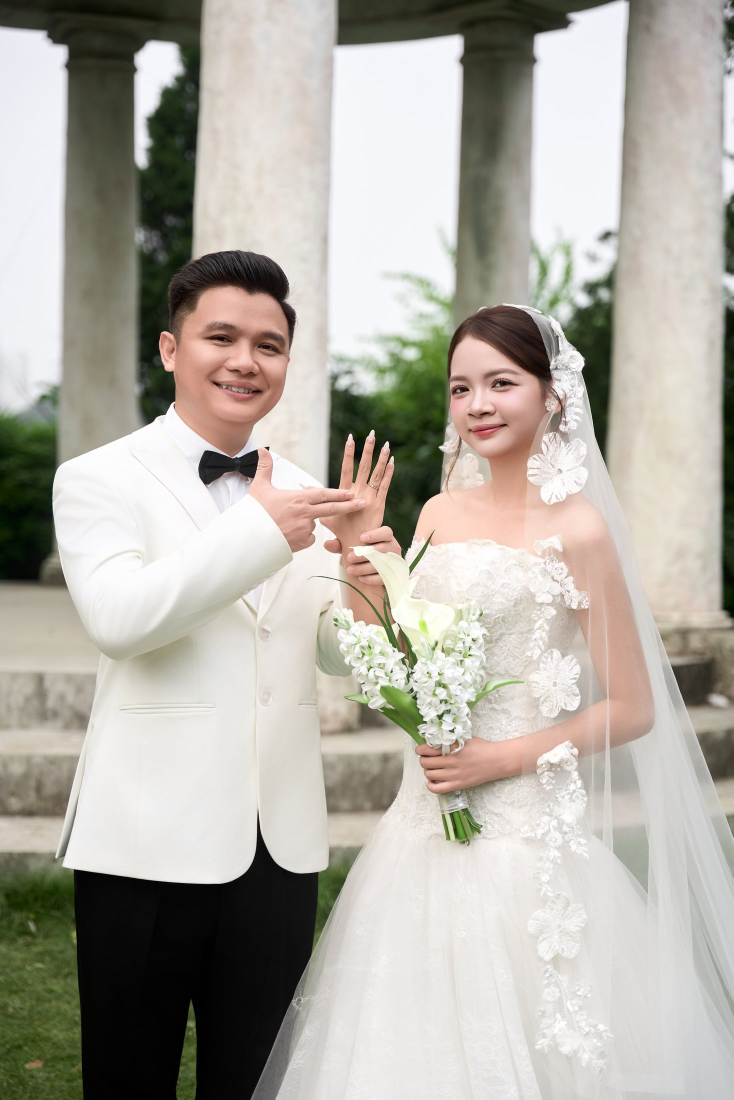
#> input picture slide-anh/photos/l/Phim trường (1).jpg, 1467 x 2200 px (shown at 1/2 size); its folder holds only this picture in this run
$ python prep.py 'photos/l/Phim trường (1).jpg'
#> lines starting #> are read from the running program, lines starting #| are printed output that depends on the picture
"""Lập danh sách ảnh và nhạc cho web slide ảnh cưới (web tĩnh, host được trên GitHub Pages).

Thư mục photos/ là nguồn chính:
  photos/l/<tên>.jpg  ảnh chính, cạnh dài 2200 px
  photos/s/<tên>.jpg  ảnh nhỏ, cạnh dài 900 px (ô lưới, polaroid, màn chọn ảnh)
Tên file quyết định nhóm ảnh: "Ăn hỏi (12).jpg" thuộc nhóm "Ăn hỏi".

  python prep.py                 đồng bộ tên giữa l/ và s/, viết lại photos.js và music.js
  python prep.py --them <thư mục>  thêm ảnh gốc mới (tự thu nhỏ vào l/ và s/), rồi làm như trên

Đổi tên nhóm: chỉ cần đổi tên file trong photos/s rồi chạy lại script. Script so nội dung ảnh
để đổi tên file tương ứng trong photos/l. Nhạc: bỏ file vào music/ rồi chạy lại script.
"""
import json
import os
import re
import sys

from PIL import Image, ImageOps

HERE = os.path.dirname(os.path.abspath(__file__))
DL, DS = os.path.join(HERE, "photos", "l"), os.path.join(HERE, "photos", "s")
L, S = 2200, 900
IMG = (".jpg", ".jpeg", ".png")
AUDIO = (".mp3", ".m4a", ".aac", ".wav", ".ogg", ".flac", ".opus")
out = sys.stdout.buffer


def project_dir(name):
    """Tìm thư mục con `name` của dự án gốc bằng cách đi ngược lên từ thư mục này."""
    d = HERE
    for _ in range(5):
        d = os.path.dirname(d)
        if os.path.isdir(os.path.join(d, name)):
            return os.path.join(d, name)
    return os.path.join(os.path.dirname(HERE), name)


def say(*a):
    out.write((" ".join(str(x) for x in a) + "\n").encode("utf-8", "replace"))
    out.flush()


def natural(name):
    return [int(t) if t.isdigit() else t.lower() for t in re.split(r"(\d+)", name)]


def group_of(name):
    stem = os.path.splitext(name)[0]
    g = re.sub(r"[\s_-]*\(?\d+\)?$", "", stem).strip(" _-")
    return g or "Ảnh"


def shrink(im, size, path, q):
#> called with size = 900, path = 'slide-anh/photos/s/Phim trường (1).jpg', q = 80
    w, h = im.size
#> w = 1467; h = 2200
    k = size / max(w, h)
#> k = 0.409
    t = im.resize((round(w * k), round(h * k)), Image.LANCZOS) if k < 1 else im
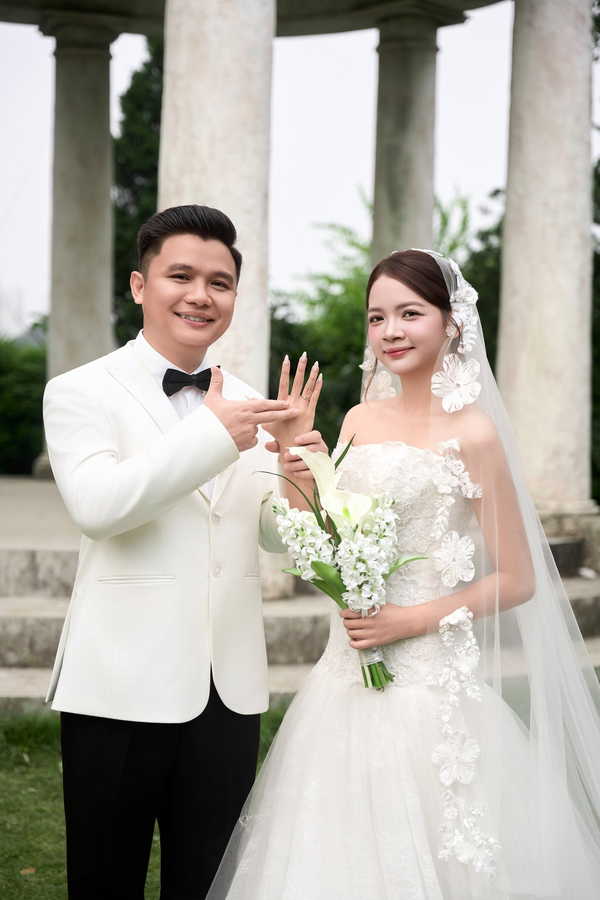
#> t: PIL image 600x900 RGB; mean R, G, B 177.1, 173, 164.2
    t.save(path, quality=q, optimize=True, progressive=True)


# [4 lines left out: function signature, not called in this run]


os.makedirs(DL, exist_ok=True)
os.makedirs(DS, exist_ok=True)

# 1. Thêm ảnh gốc mới
if "--them" in sys.argv:
    src = sys.argv[sys.argv.index("--them") + 1]
    for f in sorted(os.listdir(src), key=natural):
        if not f.lower().endswith(IMG):
            continue
        name = os.path.splitext(f)[0] + ".jpg"
        if os.path.exists(os.path.join(DL, name)):
            continue
        im = Image.open(os.path.join(src, f))
        im.draft("RGB", (L * 2, L * 2))
        im = ImageOps.exif_transpose(im).convert("RGB")
        shrink(im, L, os.path.join(DL, name), 85)
        shrink(im, S, os.path.join(DS, name), 80)
        say("thêm", name)

# 2. Đồng bộ tên: photos/s là nơi đổi tên, photos/l đổi theo (so khớp bằng nội dung ảnh)
ls = lambda d: {f for f in os.listdir(d) if f.lower().endswith(IMG)}
nl, ns = ls(DL), ls(DS)
renamed = {}                                   # tên cũ -> tên mới
only_l, only_s = sorted(nl - ns), sorted(ns - nl)
if only_l and only_s:
    say(f"so khớp {len(only_s)} ảnh đã đổi tên...")
    sig_l = {f: signature(os.path.join(DL, f)) for f in only_l}
    sig_s = {f: signature(os.path.join(DS, f)) for f in only_s}
    pairs = sorted((sum(abs(a - b) for a, b in zip(sig_s[s], sig_l[l])) / 576, s, l) for s in only_s for l in only_l)
    used_s, used_l = set(), set()
    for d, s, l in pairs:
        if s in used_s or l in used_l:
            continue
        if d > 12:                             # khác nhau quá nhiều: không phải cùng một ảnh
            break
        used_s.add(s)
        used_l.add(l)
        renamed[l] = s
    for old, new in renamed.items():           # đổi qua tên tạm để không đè lên nhau
        os.rename(os.path.join(DL, old), os.path.join(DL, old + ".tmp~"))
    for old, new in renamed.items():
        os.rename(os.path.join(DL, old + ".tmp~"), os.path.join(DL, new))
    say(f"đã đổi tên {len(renamed)} ảnh trong photos/l theo photos/s")
    nl = ls(DL)
for f in sorted(nl - ns):                      # có ảnh lớn mà thiếu ảnh nhỏ: tạo lại
    shrink(Image.open(os.path.join(DL, f)).convert("RGB"), S, os.path.join(DS, f), 80)
    say("tạo ảnh nhỏ", f)
for f in sorted(ns - nl):
    say("CẢNH BÁO: có trong photos/s nhưng không có trong photos/l, bỏ qua:", f)

# 3. Giữ lại điểm lấy nét (khuôn mặt) đã có
old = {}
try:
    txt = open(os.path.join(HERE, "photos.js"), encoding="utf-8").read()
    for p in json.loads(txt[txt.index("["):txt.rindex("]") + 1]):
        old[renamed.get(p["f"], p["f"])] = p
except (OSError, ValueError):
    pass

# 4. Danh sách ảnh
items = []
for f in sorted(ls(DL) & ls(DS), key=lambda n: (natural(group_of(n)), natural(n))):
    with Image.open(os.path.join(DL, f)) as im:
#> im is the input picture: PIL image 1467x2200 RGB; mean R, G, B 177.1, 173, 164.2
        w, h = im.size
    with Image.open(os.path.join(DS, f)) as im:
#> im: PIL image 600x900 RGB
        r, g, b = im.convert("RGB").resize((1, 1), Image.BILINEAR).getpixel((0, 0))
#> r = 182; g = 177; b = 168
    o = old.get(f, {})
    items.append({"f": f, "a": round(w / h, 4), "fx": o.get("fx", .5), "fy": o.get("fy", .4 if h > w else .45),
                  "c": "#%02x%02x%02x" % (r, g, b), "g": group_of(f)})
with open(os.path.join(HERE, "photos.js"), "w", encoding="utf-8") as fp:
    fp.write("window.PHOTOS = " + json.dumps(items, ensure_ascii=False, separators=(",", ":")) + ";" + chr(10))

# 4b. Ảnh mặc định không chiếu (skip.js): đổi theo tên mới, bỏ tên không còn ảnh
SKIP = os.path.join(HERE, "skip.js")
try:
    txt = open(SKIP, encoding="utf-8").read()
    head, body = txt[:txt.index("window.SKIP")], txt[txt.index("window.SKIP"):]
    skip0 = json.loads(body[body.index("["):body.rindex("]") + 1])
    have = {p["f"] for p in items}
    skip = [f for f in (renamed.get(f, f) for f in skip0) if f in have]
    if skip != skip0:
        with open(SKIP, "w", encoding="utf-8") as fp:
            fp.write(head + "window.SKIP = " + json.dumps(skip, ensure_ascii=False, indent=1) + ";" + chr(10))
        say(f"skip.js: còn {len(skip)} ảnh mặc định không chiếu (trước {len(skip0)})")
except (OSError, ValueError):
    pass

# 5. Danh sách nhạc
os.makedirs(os.path.join(HERE, "music"), exist_ok=True)
songs = sorted((f for f in os.listdir(os.path.join(HERE, "music")) if f.lower().endswith(AUDIO)), key=natural)
# Lưới nhịp từng bài (vạch ô nhịp, năng lượng từng ô, đoạn điệp khúc) lấy từ ../mashup/library.json.
# Bài mới chưa có trong đó: chép file vào ../music, chạy python ../mashup/analyze_library.py rồi chạy lại script này.
beats = {}
try:
    lib = {s["file"]: s for s in json.load(open(os.path.join(project_dir("mashup"), "library.json"), encoding="utf-8"))}
except (OSError, ValueError):
    lib = {}
# Bài chưa có trong library.json: tự đo bằng mashup/analyze_library.py (cần numpy và ffmpeg), lưu lại trong beats_cache.json
CACHE = os.path.join(HERE, "beats_cache.json")
try:
    cache = json.load(open(CACHE, encoding="utf-8"))
except (OSError, ValueError):
    cache = {}
for f in songs:
    path = os.path.join(HERE, "music", f)
    key = f"{f}|{os.path.getsize(path)}"
    if f in lib:
        continue
    if key not in cache:
        try:
            sys.path.insert(0, project_dir("mashup"))
            from analyze_library import analyse
            say("  đo nhịp:", f)
            r = analyse(path)
            cache[key] = {k: r[k] for k in ("bpm", "bar_times", "bar_db", "chorus") if k in r}
        except Exception as e:                      # thiếu numpy/ffmpeg hoặc file lỗi: bài đó sẽ đếm theo giây
            say("  không đo được nhịp:", f, "-", type(e).__name__, e)
            continue
    lib[f] = cache[key]
#> after the loop, cache = 0 items; lib = 0 items
with open(CACHE, "w", encoding="utf-8") as fp:
    json.dump(cache, fp, ensure_ascii=False)
for f in songs:
    s = lib.get(f)
    if not s or len(s.get("bar_times", [])) < 8:
        say("  chưa có dữ liệu nhịp:", f)
        continue
    db = sorted(s["bar_db"])
    lo, hi = db[len(db) // 10], db[len(db) * 9 // 10]
    raw = [min(1, max(0, (d - lo) / max(1e-6, hi - lo))) for d in s["bar_db"]]
    en = [round(sum(raw[max(0, i - 1):i + 2]) / len(raw[max(0, i - 1):i + 2]), 2) for i in range(len(raw))]
    beats[f] = {"bpm": round(s["bpm"], 1), "bars": [round(t, 3) for t in s["bar_times"]], "e": en,
                "ch": [[round(c["t0"], 2), round(c["t1"], 2)] for c in s.get("chorus", [])]}
#> after the loop, beats = 0 items
with open(os.path.join(HERE, "music.js"), "w", encoding="utf-8") as fp:
    fp.write("window.MUSIC = " + json.dumps(songs, ensure_ascii=False) + ";" + chr(10))
    fp.write("window.BEATS = " + json.dumps(beats, ensure_ascii=False, separators=(",", ":")) + ";" + chr(10))

groups = {}
for p in items:
    groups[p["g"]] = groups.get(p["g"], 0) + 1
#> this loop made 1 pass
#> after the loop, groups = {'Phim trường': 1}
say("xong:", len(items), "ảnh,", len(songs), "bài nhạc,", len(beats), "bài có lưới nhịp")
for g, n in groups.items():
    say(f"  {g}: {n}")
#> this loop made 1 pass
#> (g, n) on pass 1: ('Phim trường', 1)

$ run again, on slide-anh/photos/l/Phim trường (2).jpg
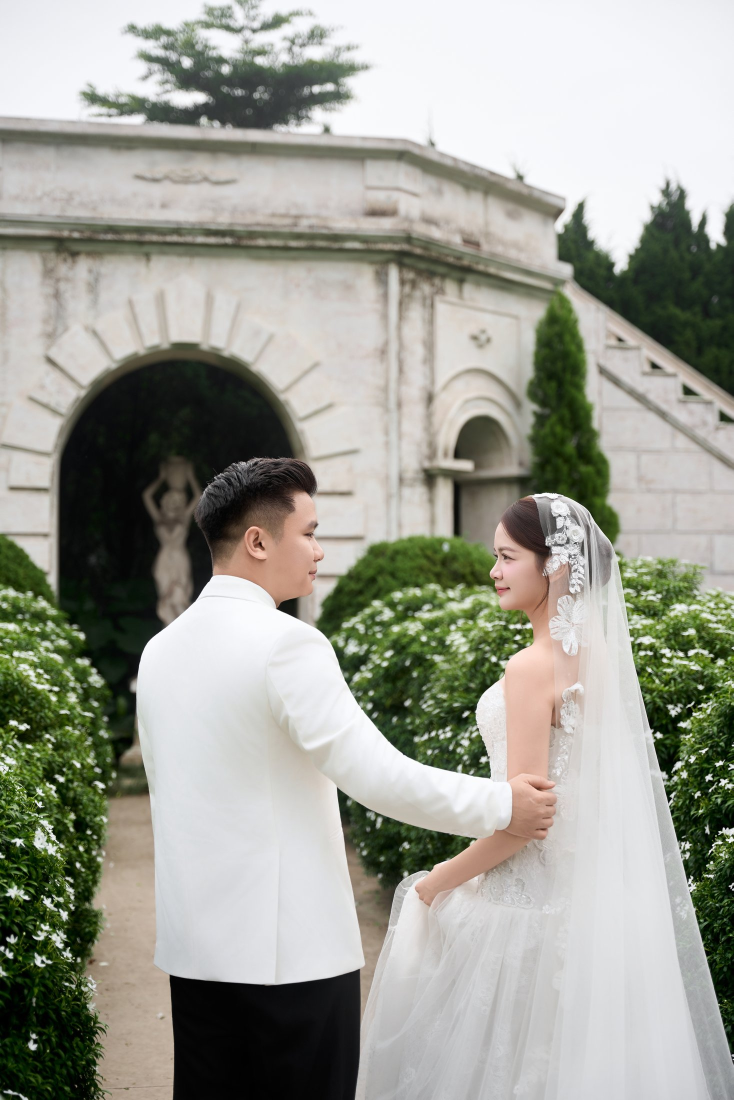
#> input picture slide-anh/photos/l/Phim trường (2).jpg, 1467 x 2200 px (shown at 1/2 size)
#> in shrink, `w, h = im.size`: w = 1467; h = 2200
#> k = 0.409
#> in shrink, `t = im.resize((round(w * k), round(h * k)), Image.LANCZOS) if k < 1 el..`:
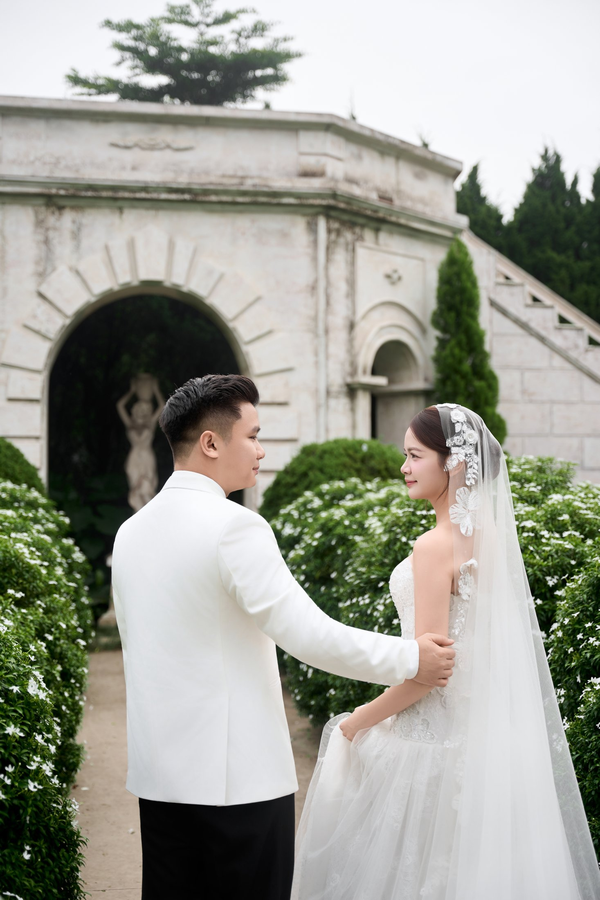
#> t: PIL image 600x900 RGB; mean R, G, B 157.3, 158.2, 148.3
#> im is the input picture: PIL image 1467x2200 RGB; mean R, G, B 157.3, 158.2, 148.3
#> im: PIL image 600x900 RGB
#> `r, g, b = im.convert("RGB").resize((1, 1), Image.BILINEAR).getpixel((0..`: r = 157; b = 147
#> after the loop `for f in songs:`: cache = 0 items
#> the loop `for p in items:` made 1 pass
#> after the loop `for p in items:`: groups = {'Phim trường': 1}
#> the loop `for g, n in groups.items():` made 1 pass
#> (g, n) on pass 1: ('Phim trường', 1)

$ run again, on slide-anh/photos/l/Phim trường (6).jpg
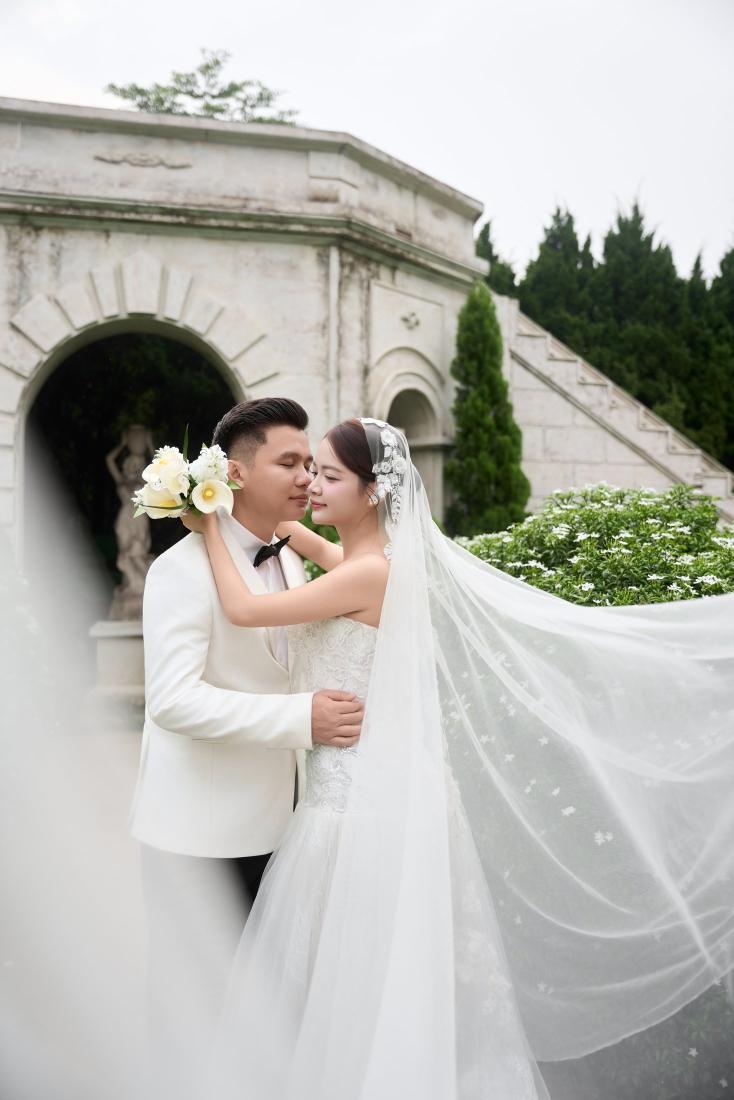
#> input picture slide-anh/photos/l/Phim trường (6).jpg, 1467 x 2200 px (shown at 1/2 size)
#> in shrink, `w, h = im.size`: w = 1467; h = 2200
#> k = 0.409
#> in shrink, `t = im.resize((round(w * k), round(h * k)), Image.LANCZOS) if k < 1 el..`:
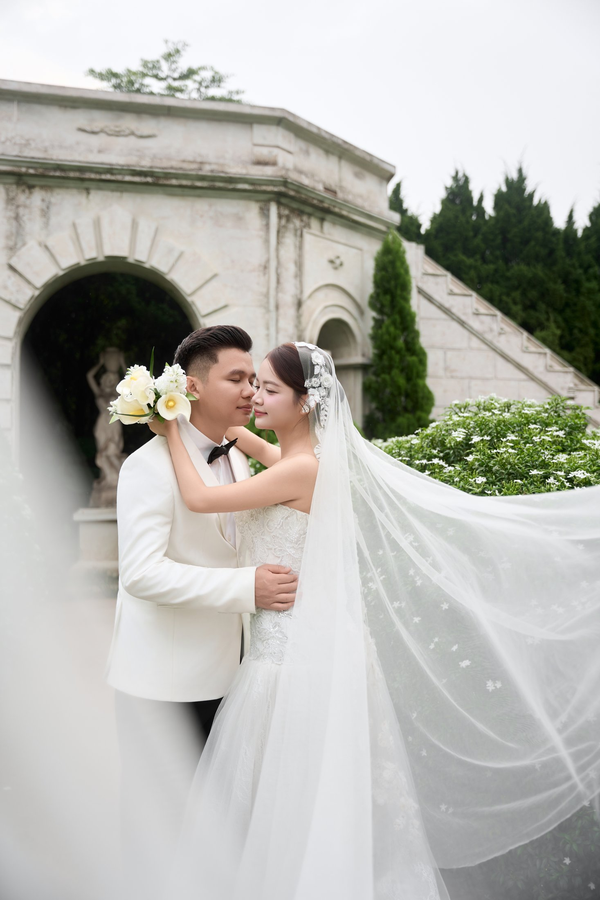
#> t: PIL image 600x900 RGB; mean R, G, B 182.6, 181.9, 176.1
#> im is the input picture: PIL image 1467x2200 RGB; mean R, G, B 182.6, 181.9, 176.1
#> im: PIL image 600x900 RGB
#> `r, g, b = im.convert("RGB").resize((1, 1), Image.BILINEAR).getpixel((0..`: r = 181; g = 180; b = 173
#> after the loop `for f in songs:`: cache = 0 items
#> the loop `for p in items:` made 1 pass
#> after the loop `for p in items:`: groups = {'Phim trường': 1}
#> the loop `for g, n in groups.items():` made 1 pass
#> (g, n) on pass 1: ('Phim trường', 1)

$ run again, on slide-anh/photos/l/Phim trường (7).jpg
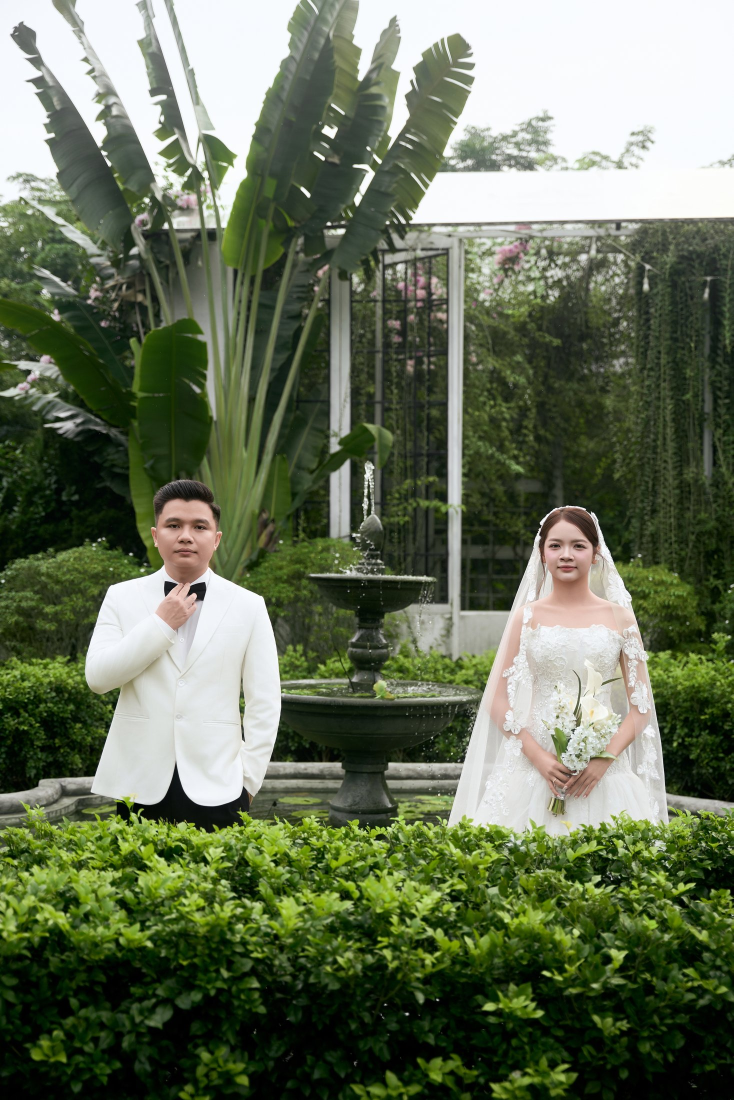
#> input picture slide-anh/photos/l/Phim trường (7).jpg, 1467 x 2200 px (shown at 1/2 size)
#> in shrink, `w, h = im.size`: w = 1467; h = 2200
#> k = 0.409
#> in shrink, `t = im.resize((round(w * k), round(h * k)), Image.LANCZOS) if k < 1 el..`:
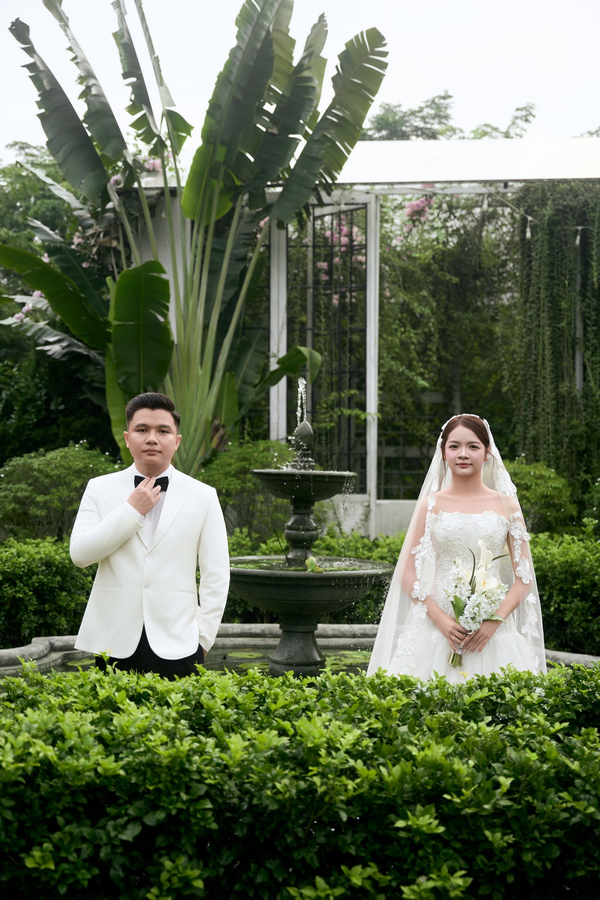
#> t: PIL image 600x900 RGB; mean R, G, B 102.3, 112.6, 87.5
#> im is the input picture: PIL image 1467x2200 RGB; mean R, G, B 102.3, 112.6, 87.5
#> im: PIL image 600x900 RGB
#> `r, g, b = im.convert("RGB").resize((1, 1), Image.BILINEAR).getpixel((0..`: r = 101; g = 110; b = 85
#> after the loop `for f in songs:`: cache = 0 items
#> the loop `for p in items:` made 1 pass
#> after the loop `for p in items:`: groups = {'Phim trường': 1}
#> the loop `for g, n in groups.items():` made 1 pass
#> (g, n) on pass 1: ('Phim trường', 1)
